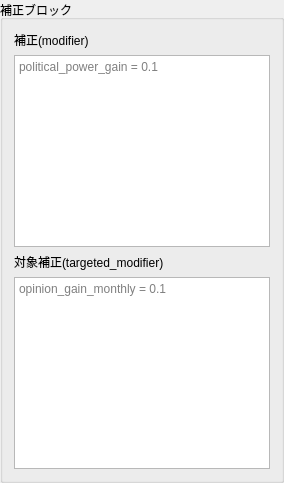
                <widget class="QGroupBox" name="groupModifiers">
                 <property name="title">
                  <string>補正ブロック</string>
                 </property>
                 <layout class="QVBoxLayout" name="groupModifiersLayout">
                  <item>
                   <widget class="QLabel" name="labelModifier">
                    <property name="text">
                     <string>補正(modifier)</string>
                    </property>
                   </widget>
                  </item>
                  <item>
                   <widget class="QPlainTextEdit" name="textModifier">
                    <property name="minimumSize">
                     <size>
                      <width>0</width>
                      <height>0</height>
                     </size>
                    </property>
                    <property name="placeholderText">
                     <string>political_power_gain = 0.1</string>
                    </property>
                   </widget>
                  </item>
                  <item>
                   <widget class="QLabel" name="labelTargetedModifier">
                    <property name="text">
                     <string>対象補正(targeted_modifier)</string>
                    </property>
                   </widget>
                  </item>
                  <item>
                   <widget class="QPlainTextEdit" name="textTargetedModifier">
                    <property name="minimumSize">
                     <size>
                      <width>0</width>
                      <height>0</height>
                     </size>
                    </property>
                    <property name="placeholderText">
                     <string>opinion_gain_monthly = 0.1</string>
                    </property>
                   </widget>
                  </item>
                 </layout>
                </widget>
